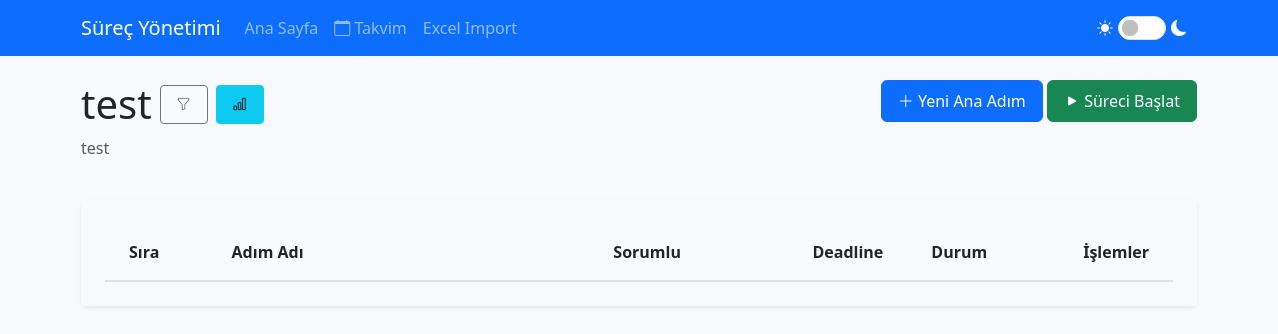
Before: /process/11 with the older database file.
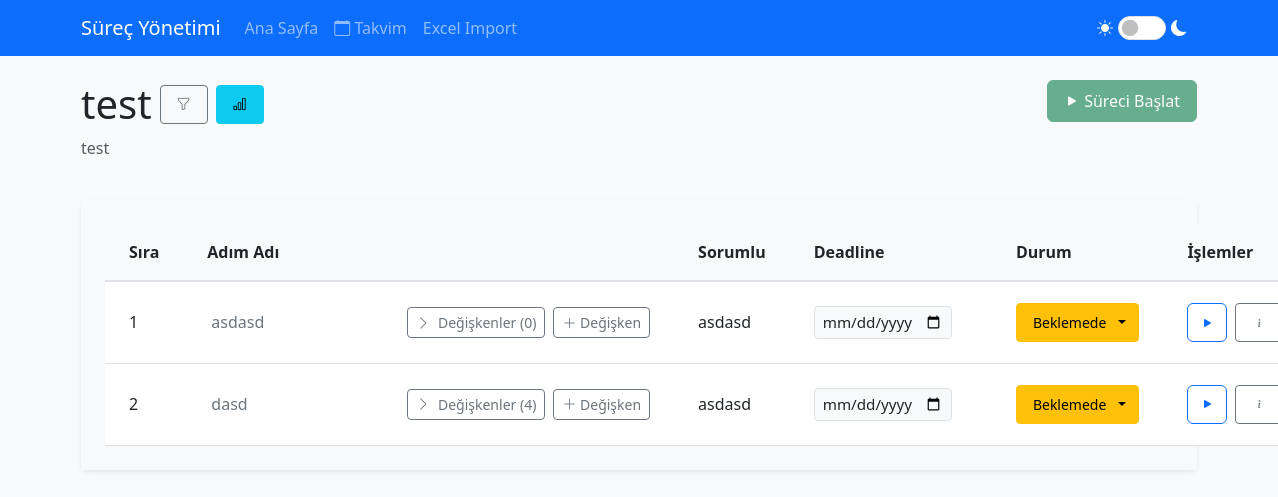
After: the same page with the newer database file.
### app.py (models this page shows, shortened)
class Process(db.Model):
    id = db.Column(db.Integer, primary_key=True)
    name = db.Column(db.String(100), nullable=False)
    description = db.Column(db.Text)
    created_at = db.Column(db.DateTime, default=datetime.now)
    is_started = db.Column(db.Boolean, default=False)
    started_at = db.Column(db.DateTime)
    version = db.Column(db.Integer, nullable=False, default=1)
    year = db.Column(db.Integer, nullable=False, default=lambda: datetime.now().year)
    category_id = db.Column(db.Integer, db.ForeignKey('process_category.id', name='fk_process_category'), nullable=True)
    steps = db.relationship('Step', backref='process', lazy=True, cascade='all, delete-orphan')

class Step(db.Model):
    id = db.Column(db.Integer, primary_key=True)
    step_number = db.Column(db.Integer)
    name = db.Column(db.String(100), nullable=False)
    description = db.Column(db.Text)
    type = db.Column(db.String(50))
    file_path = db.Column(db.String(255))
    order = db.Column(db.Integer)
    parent_id = db.Column(db.Integer, db.ForeignKey('step.id', ondelete='CASCADE'), nullable=True)
    process_id = db.Column(db.Integer, db.ForeignKey('process.id', ondelete='CASCADE'), nullable=False)
    responsible = db.Column(db.String(100))
    status = db.Column(db.String(20), default='not_started')
    version = db.Column(db.Integer, nullable=False, default=1)
    deadline = db.Column(db.DateTime, nullable=True)
    dependencies = db.relationship('StepDependency',
                                 foreign_keys='StepDependency.step_id',
                                 backref='dependent_step',
                                 lazy=True,
                                 cascade='all, delete-orphan')
    sub_steps = db.relationship('Step',
                              backref=db.backref('parent', remote_side=[id]),
                              lazy=True,
                              cascade='all, delete-orphan')
    variables = db.relationship('StepVariable',
                              backref='step',
                              lazy=True,
                              cascade='all, delete-orphan')
    completed_at = db.Column(db.DateTime)
    def get_full_order(self):
        if not self.parent_id:
            return str(self.order)
        parent = self.parent
        if not parent.parent_id:
            return f"{parent.order}.{self.order}"
        else:
            return f"{parent.get_full_order()}.{self.order}"

### app.py (the view)
@app.route('/process/<int:process_id>')
def process_detail(process_id):
    process = Process.query.get_or_404(process_id)
    main_steps = Step.query.filter_by(
        process_id=process_id,
        parent_id=None
    ).order_by(Step.order).all()
    organized_steps = []
    for main_step in main_steps:
        organized_steps.append(main_step)
        organized_steps.extend(get_substeps_recursive(main_step.id))
    return render_template('process_detail.html',
                         process=process,
                         steps=organized_steps,
                         now=datetime.now())

### app.py (called while the page is built)
def get_substeps_recursive(parent_id):
    substeps = []
    direct_substeps = Step.query.filter_by(parent_id=parent_id).order_by(Step.order).all()
    for substep in direct_substeps:
        substeps.append(substep)
        substeps.extend(get_substeps_recursive(substep.id))
    return substeps

@app.before_request
def before_request():
    if not getattr(app, '_got_first_request', False):
        check_process_status()
        app._got_first_request = True

### templates/process_detail.html (shortened to what this page needs)
{% extends "base.html" %}
{% block content %}
<div class="row mb-4">
    <div class="col">
        <div class="d-flex align-items-center gap-2">
            <h1 class="mb-0">{{ process.name }}</h1>
            <button class="btn btn-outline-secondary btn-sm" type="button" data-bs-toggle="collapse"
                data-bs-target="#filterCollapse" aria-expanded="false" aria-controls="filterCollapse"
                title="Filtreleri Göster/Gizle">
                <i class="bi bi-funnel"></i>
            </button>
            <a href="{{ url_for('process_stats', process_id=process.id) }}" class="btn btn-info btn-sm"
                title="İstatistikler">
                <i class="bi bi-bar-chart"></i>
            </a>
        </div>
        <p class="text-muted mt-2">{{ process.description }}</p>
    </div>
    <div class="col text-end">
        {% if not process.is_started %}
        <a href="{{ url_for('new_step', process_id=process.id) }}" class="btn btn-primary">
            <i class="bi bi-plus-lg"></i> Yeni Ana Adım
        </a>
        {% endif %}
        <form action="{{ url_for('start_process', process_id=process.id) }}" method="POST" class="d-inline">
            <button type="submit" class="btn btn-success" {% if process.is_started %}disabled{% endif %}>
                <i class="bi bi-play-fill"></i> Süreci Başlat
            </button>
        </form>
    </div>
</div>
<div class="card">
    <div class="card-body">
        <div class="table-responsive">
            <table class="table table-hover mb-0">
                <thead>
                    <tr>
                        <th style="width: 10%">Sıra</th>
                        <th style="width: 40%">Adım Adı</th>
                        <th style="width: 20%">Sorumlu</th>
                        <th style="width: 5%">Deadline</th>
                        <th style="width: 15%">Durum</th>
                        <th style="width: 10%">İşlemler</th>
                    </tr>
                </thead>
                <tbody>
                    {% for step in steps %}
                    <tr class="{{ 'sub-step' if step.parent_id }}"  data-step-id="{{ step.id }}"
                        data-step-type="{{ step.type }}" data-file-path="{{ step.file_path or '' }}"
                        data-completed-at="{{ step.completed_at|format_datetime if step.completed_at else '' }}"
                        data-completed-at-iso="{{ step.completed_at.strftime('%Y-%m-%d') if step.completed_at else '' }}"
                        data-description="{{ step.description or '' }}" data-step-name="{{ step.name }}"
                        data-responsible="{{ step.responsible or '' }}" data-status="{{ step.status }}"
                        data-deadline="{{ step.deadline.strftime('%Y-%m-%dT%H:%M') if step.deadline else '' }}">
                        <td>
                            <div class="d-flex align-items-center">
                                <span>{{ step.get_full_order() }}</span>
                            </div>
                        </td>
                        <td>
                            <div class="step-content">
                                <div class="d-flex align-items-center">
                                    <div class="step-name-container d-flex align-items-center">
                                        <span class="step-name" data-step-id="{{ step.id }}">{{ step.name }}</span>
                                    </div>
                                    <div class="action-buttons d-flex gap-2 ms-auto">
                                        {% if step.type in ['python_script', 'sql_script', 'mail', 'sql_procedure', 'excel_import'] and
                                        step.type != 'main_step' %}
                                        <button type="button" class="btn btn-sm btn-outline-secondary show-variables"
                                            data-step-id="{{ step.id }}">
                                            <i class="bi bi-chevron-right me-1"></i> Değişkenler (<span
                                                class="variable-count">{{
                                                step.variables|length }}</span>)
                                        </button>
                                        <a href="{{ url_for('new_variable', step_id=step.id) }}"
                                            class="btn btn-sm btn-outline-secondary">
                                            <i class="bi bi-plus-lg"></i> Değişken
                                        </a>
                                        {% endif %}
                                    </div>
                                </div>
                            </div>
                        </td>
                        <td>
                            <div class="step-responsible-container">
                                <span class="step-responsible" data-step-id="{{ step.id }}">{{ step.responsible or
                                    'Sorumlu ekle...' }}</span>
                            </div>
                        </td>
                        <td>
                            <input type="date" class="form-control form-control-sm deadline-input"
                                data-step-id="{{ step.id }}"
                                value="{{ step.deadline.strftime('%Y-%m-%d') if step.deadline else '' }}"
                                title="Deadline">
                        </td>
                        <td>
                            <div class="dropdown">
                                <button class="btn btn-sm dropdown-toggle status-button
                                    {% if step.status == 'done' %}btn-success
                                    {% elif step.status == 'in_progress' %}btn-primary
                                    {% elif step.status == 'waiting' %}btn-warning
                                    {% else %}btn-secondary{% endif %}" type="button" data-bs-toggle="dropdown">
                                    {% if step.status == 'not_started' %}
                                    Başlamadı
                                    {% elif step.status == 'waiting' %}
                                    Beklemede
                                    {% elif step.status == 'in_progress' %}
                                    Devam Ediyor
                                    {% else %}
                                    Tamamlandı
                                    {% endif %}
                                </button>
                            </div>
                        </td>
                        <td>
                            <div class="d-flex gap-2">
                                {% if process.is_started and step.type != 'main_step' %}
                                <div class="btn-group">
                                    <button type="button" class="btn btn-sm btn-outline-primary execute-step"
                                        data-step-id="{{ step.id }}" title="Çalıştır">
                                        <i class="bi bi-play-fill"></i>
                                    </button>
                                </div>
                                {% endif %}
                                <button type="button" class="btn btn-sm btn-outline-secondary show-step-details"
                                    data-step-id="{{ step.id }}" title="Adım Detayı">
                                    <i class="bi bi-info"></i>
                                </button>
                            </div>
                        </td>
                    </tr>
                    {% endfor %}
                </tbody>
            </table>
        </div>
    </div>
</div>
{% endblock %}
{% block scripts %}
<link rel="stylesheet" href="https://cdn.jsdelivr.net/npm/flatpickr/dist/flatpickr.min.css">
{% endblock %}

### templates/base.html (shortened to what this page needs)
<!DOCTYPE html>
<html lang="tr">
<head>
    <link href="https://cdn.jsdelivr.net/npm/bootstrap@5.3.0/dist/css/bootstrap.min.css" rel="stylesheet">
    <link href="https://cdn.jsdelivr.net/npm/bootstrap-icons@1.11.3/font/bootstrap-icons.css" rel="stylesheet">
    <link href="https://cdnjs.cloudflare.com/ajax/libs/vis/4.21.0/vis.min.css" rel="stylesheet" type="text/css">
    <link rel="stylesheet" href="{{ url_for('static', filename='css/style.css') }}">
</head>
<body>
    <nav class="navbar navbar-expand-lg navbar-dark bg-primary mb-4">
        <div class="container">
            <a class="navbar-brand" href="{{ url_for('index') }}">Süreç Yönetimi</a>
            <div class="collapse navbar-collapse" id="navbarNav">
                <ul class="navbar-nav me-auto mb-2 mb-lg-0">
                    <li class="nav-item">
                        <a class="nav-link" href="{{ url_for('index') }}">Ana Sayfa</a>
                    </li>
                    <li class="nav-item">
                        <a class="nav-link" href="{{ url_for('process_calendar') }}">
                            <i class="bi bi-calendar"></i> Takvim
                        </a>
                    </li>
                    <li class="nav-item">
                        <a class="nav-link" href="{{ url_for('excel_import') }}">Excel Import</a>
                    </li>
                </ul>
                <div class="theme-toggle text-light">
                    <i class="bi bi-sun-fill" id="lightIcon"></i>
                    <div class="form-check form-switch d-inline-block">
                        <input class="form-check-input" type="checkbox" id="themeSwitch">
                    </div>
                    <i class="bi bi-moon-fill" id="darkIcon"></i>
                </div>
            </div>
        </div>
    </nav>
    <div class="container">
        {% block content %}{% endblock %}
    </div>
    {% block scripts %}{% endblock %}
</body>
</html>

### static/css/style.css (style rules this page uses)
body { background-color: #f8f9fa; }
.table th { background-color: #f8f9fa; border-bottom: 2px solid #dee2e6; white-space: nowrap; padding: 1rem 1.5rem; }
.table td { vertical-align: middle; padding: 1rem 1.5rem; position: relative; }
.table { margin: 0; width: 100%; }
.card-body { padding: 1.5rem; }
.table-responsive { margin: 0; padding: 0; }
.card { box-shadow: 0 0.125rem 0.25rem rgba(0, 0, 0, 0.075); border: none; margin-bottom: 1.5rem; }
.form-control, .form-select { margin-bottom: 0.5rem; }
.btn { padding: 0.5rem 1rem; margin: 0; }
.btn-group { gap: 0.5rem; }
.btn-group .btn { margin: 0; padding: 0.375rem 0.75rem; border-radius: 0.375rem !important; }
.btn i { transition: transform 0.2s ease; }
.action-buttons { display: flex; gap: 0.5rem; margin: 0; }
.action-buttons .btn { padding: 0.25rem 0.5rem; font-size: 0.875rem; white-space: nowrap; }
.form-check.form-switch { margin: 0; padding: 0; }
.form-switch .form-check-input { width: 3em; height: 1.5em; margin: 0; cursor: pointer; }
.step-name-container { min-width: 200px; display: flex; align-items: center; justify-content: space-between; flex-grow: 1; }
.step-name, .step-description, .step-filepath { display: inline-block; padding: 0.25rem; border-radius: 0.25rem; cursor: pointer; color: #6c757d; }
.dropdown { position: relative; }
.table .dropdown { position: relative; }
.table-responsive { overflow: visible; }
.card { overflow: visible; }
.card-body { overflow: visible; }
.status-button { width: 100%; text-align: left; position: relative; padding-right: 2rem; }
.status-button::after { position: absolute; right: 0.75rem; top: 50%; transform: translateY(-50%); }

### templates/base.html (style rules this page uses)
.theme-toggle { cursor: pointer; padding: 5px 10px; border-radius: 20px; display: flex; align-items: center; gap: 5px; }
.form-check-input { transition: none !important; }

### templates/process_detail.html (style rules this page uses)
[data-bs-theme="light"] .card-body { background-color: var(--bs-gray-100); color: var(--bs-dark); }
[data-bs-theme="light"] .form-control { background-color: var(--bs-gray-100); color: var(--bs-dark); }
.step-name, .step-responsible { cursor: default !important; }
.step-content { pointer-events: none; }
.action-buttons { pointer-events: auto; }
.show-step-details { cursor: pointer !important; }
.deadline-input { border: 1px solid var(--bs-border-color); border-radius: 4px; font-size: 0.95rem; width: 90%; margin-top: 0.5rem; }

Changed rows visible on the page:
changed Process "test": is_started False → True (drawn)
added Step: get_full_order "1", name "asdasd", variables|length "0", responsible "asdasd", status "Beklemede"
added Step: get_full_order "2", name "dasd", variables|length "4", responsible "asdasd", status "Beklemede"
Other visible differences:
text no longer shown: "Yeni Ana Adım"
